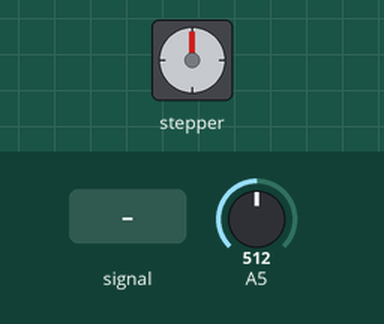
This sketch was run on a simulated Arduino Uno, built with avr-gcc and run on an emulated ATmega328P. On the bench: stepper motor. Wiring (inferred from the names in the program): stepper motor (2048 steps per turn assumed): coils pin 8, pin 9, pin 10, pin 11. Inputs (shaded band) come from the test bench; at power-on: A5 = 512. What the sketch prints to the serial monitor is not drawn.

Above: at 1.2 s.
1.3 s: A5 fed a 200 Hz sine of ±81 counts around its level
At 1.78 s:
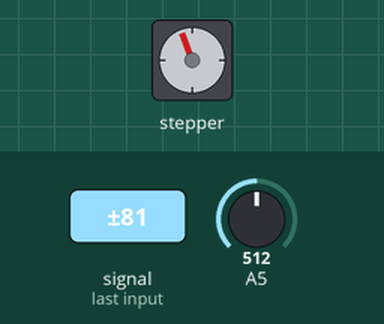
4.3 s: A5 set to 610
At 4.3 s:
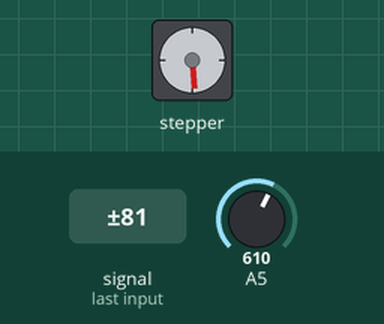
5.8 s: A5 set to 516
7.3 s: A5 set to 489
At 7.77 s:
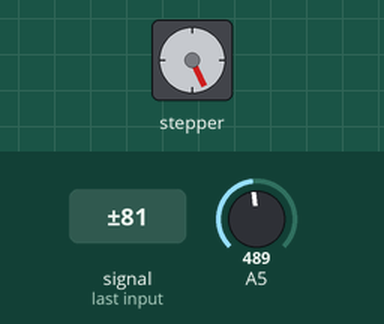
Timing chart, 0 to 11.3 s (numbered marks = the images above; inputs shaded):
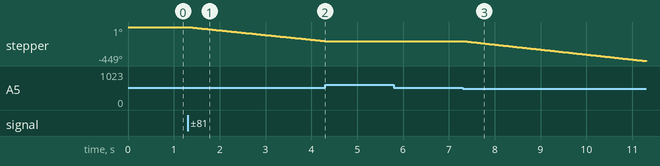

The sketch:

4_ldr_motor.ino
```cpp
//declare variables for the motor pins
int motorPin1 = 8;      // Blue
int motorPin2 = 9;      // Pink
int motorPin3 = 10;     // Yellow
int motorPin4 = 11;     // Orange
                        // Red
int motorSpeed = 2500;  //variable to set stepper speed     small amount of number
int stepCount = 0;      // number of steps the motor has taken

void motor_drive(byte pin4, byte pin3, byte pin2, byte pin1) {
  digitalWrite(motorPin4, pin4);
  digitalWrite(motorPin3, pin3);
  digitalWrite(motorPin2, pin2);
  digitalWrite(motorPin1, pin1);
  delayMicroseconds(motorSpeed);
}

void fullstep() {
  motor_drive(1, 1, 0, 0);
  motor_drive(0, 1, 1, 0);
  motor_drive(0, 0, 1, 1);
  motor_drive(1, 0, 0, 1);
}
void reverse_fullstep() {
  motor_drive(0, 0, 1, 1);
  motor_drive(0, 1, 1, 0);
  motor_drive(1, 1, 0, 0);
  motor_drive(1, 0, 0, 1);
}

void stop() {
  motor_drive(0, 0, 0, 0);
  motor_drive(0, 0, 0, 0);
  motor_drive(0, 0, 0, 0);
  motor_drive(0, 0, 0, 0);
}

void setup() {
  pinMode(motorPin1, OUTPUT);  //declare the motor pins as outputs
  pinMode(motorPin2, OUTPUT);
  pinMode(motorPin3, OUTPUT);
  pinMode(motorPin4, OUTPUT);
  Serial.begin(115200);
}

void loop() {
  int temp = analogRead(A5);
  Serial.println(temp);
  if (temp <= 500) {
    fullstep();
    Serial.print("steps:");
    Serial.println(stepCount);
    stepCount++;
    if (stepCount == 1530) {
      stop();
      stepCount = 0;
      delay(5000);
    }
  }
  else if (temp >= 600 && temp <= 800) {
    Serial.print("steps:");
    Serial.println(stepCount);
    stop();
    stepCount = 0;
  }
  else if (temp > 900) {
    reverse_fullstep();
    Serial.print("steps:");
    Serial.println(stepCount);
    int stepCount_re = 0;
    stepCount_re--;
    if (stepCount == -1020) {
      stop();
      stepCount = 0;
      delay(5000);
    }
  }
}
```

Measured:
- the behaviour switches between 501 and 500 on A5 (found by bisection; images 2 and 3)
- after the input at 1.3 s, stepper: keeps turning counter-clockwise at about 62°/s, starting at once
- after the input at 4.3 s, stepper: stops changing and stays -185°
- after the input at 7.3 s, stepper: keeps turning counter-clockwise at about 66°/s, starting at once
